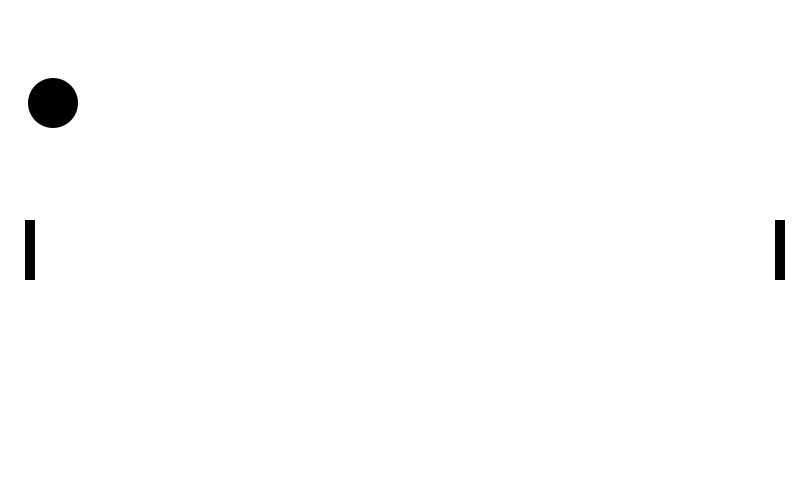
Frame 1 (no input)
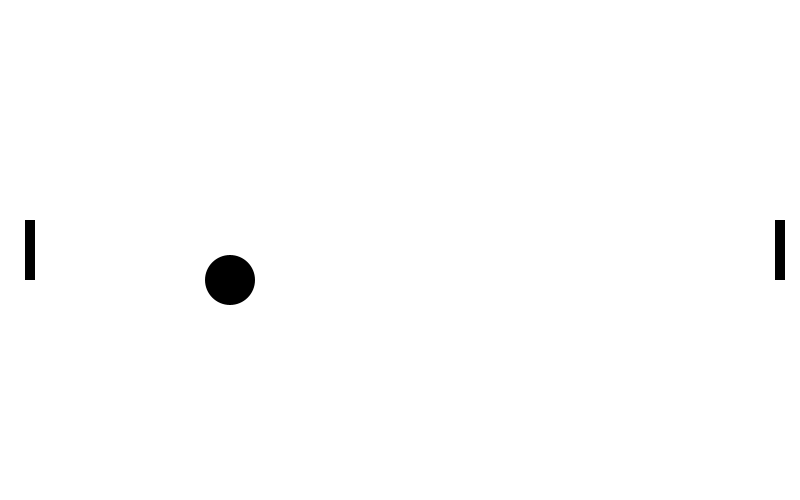
Frame 60 (the mouse pressed at the canvas centre just before this capture)
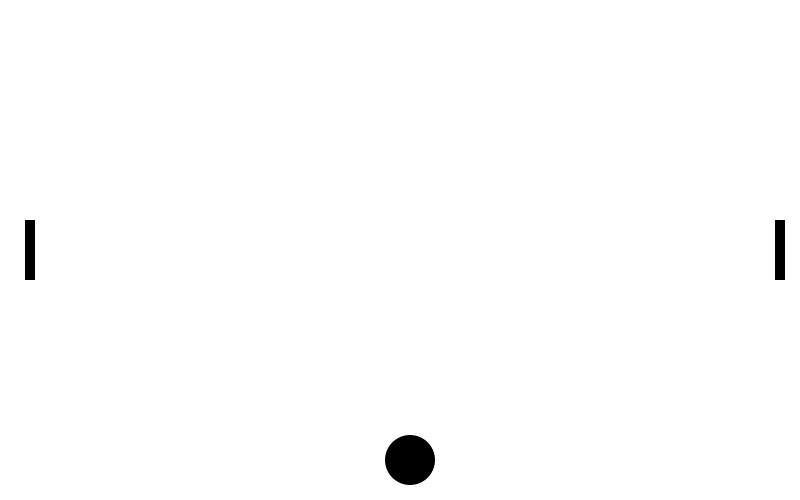
Frame 120 (the mouse held since frame 60 and released just before this capture)

The Processing sketch that drew these frames (run headless with seeded random() and noise(); from frame 60 on, the mouse is pressed at the canvas centre):

// Processing sketch: processing_89887
// ── processing_89887.pde

//Ball
int xPos;
int yPos;
int xSpeed;
int ySpeed;

//Paddles
int rPongY;
int rPongX;
int lPongY;
int lPongX;

//Key Strokes
boolean[]keys;


void setup() {
  size(800, 500);
  background(255);
  
  //Ball
  xPos=50;
  yPos=100;
  xSpeed=3;
  ySpeed=3;
  
  //Paddles
  rPongY=height/2-30;
  rPongX=width-25;
  lPongY=height/2-30;
  lPongX=25;
  
  //Key Strokes
  keys = new boolean[5];
  keys[0]=false;
  keys[1]=false;
  keys[2]=false;
  keys[3]=false;
  keys[4]=false;
}

void draw() {
  background(255);
  smooth();

//Objects

  //Ball
  fill(0);
  noStroke();
  xPos=xPos+xSpeed;
  yPos=yPos+ySpeed;
  ellipse(xPos, yPos, 50, 50);

  //Left Paddle
  rect(lPongX, lPongY, 10, 60);

  //Right Paddle
  rect(rPongX, rPongY, 10, 60);

//Edge Bounce
  if (yPos+25>=height || yPos-25<=0) {
    ySpeed=-ySpeed;
  }

//Paddle Border Restrictions
  if (rPongY<=0) {
    keys[1]=false;
  }
  if (rPongY>=height-60) {
    keys[2]=false;
  }
  if (lPongY<=0) {
    keys[3]=false;
  }
  if (lPongY>=height-60) {
    keys[4]=false;
  }

//Bounce off Paddle

  //Right Paddle
  if (xPos+25>=rPongX && (yPos>=rPongY && yPos<=rPongY+60)) {
    xSpeed=-xSpeed;
  }

  //Left Paddle
  if (xPos-25<=lPongX && (yPos>=lPongY && yPos<=lPongY+60)) {
    xSpeed=-xSpeed;
  }

//Paddle Movement
  
  if (keyPressed==true) {
    
    //Ball Return
    if (keys[0]) {
      xPos=50;
      yPos=100;
      xSpeed=3;
      ySpeed=3;
    }

    //Right Paddle
    if (keys[1]) {
      rPongY=rPongY-5;
    } 
    if (keys[2]) {
      rPongY=rPongY+5;
    }
    //Left Paddle
    if (keys[3]) {
      lPongY=lPongY-5;
    }
    if (keys[4]) {
      lPongY=lPongY+5;
    }
  }
}

//Multi-Key Press

void keyPressed() {
  if (key=='b') {
    keys[0]=true;
  }
  if (key=='k') {
    keys[1]=true;
  }
  if (key=='m') {
    keys[2]=true;
  }
  if (key=='d') {
    keys[3]=true;
  }
  if (key=='c') {
    keys[4]=true;
  }
}

//No Action Desired for Release

void keyReleased() {
  if (key=='b') {
    keys[0]=false;
  }
  if (key=='k') {
    keys[1]=false;
  }
  if (key=='m') {
    keys[2]=false;
  }
  if (key=='d') {
    keys[3]=false;
  }
  if (key=='c') {
    keys[4]=false;
  }
}
